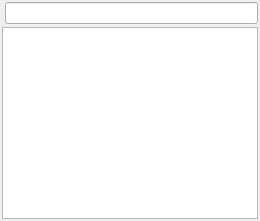
       <widget class="QWidget" name="tabUsed">
        <attribute name="title">
         <string>Used</string>
        </attribute>
        <layout class="QVBoxLayout" name="verticalLayout_7">
         <property name="spacing">
          <number>3</number>
         </property>
         <property name="margin">
          <number>2</number>
         </property>
         <item>
          <layout class="QHBoxLayout" name="horizontalLayout_6">
           <property name="spacing">
            <number>3</number>
           </property>
           <item>
            <widget class="QLabel" name="label_4">
             <property name="text">
              <string>&lt;!DOCTYPE HTML PUBLIC &quot;-//W3C//DTD HTML 4.0//EN&quot; &quot;http://www.w3.org/TR/REC-html40/strict.dtd&quot;&gt;
&lt;html&gt;&lt;head&gt;&lt;meta name=&quot;qrichtext&quot; content=&quot;1&quot; /&gt;&lt;style type=&quot;text/css&quot;&gt;
p, li { white-space: pre-wrap; }
&lt;/style&gt;&lt;/head&gt;&lt;body style=&quot; font-family:'MS Shell Dlg 2'; font-size:8.25pt; font-weight:400; font-style:normal;&quot;&gt;
&lt;p style=&quot; margin-top:0px; margin-bottom:0px; margin-left:0px; margin-right:0px; -qt-block-indent:0; text-indent:0px;&quot;&gt;&lt;img src=&quot;:/resources/RES/ffficons/magnifier.png&quot; /&gt;&lt;/p&gt;&lt;/body&gt;&lt;/html&gt;</string>
             </property>
            </widget>
           </item>
           <item>
            <widget class="QLineEdit" name="UsedClassesLE"/>
           </item>
          </layout>
         </item>
         <item>
          <widget class="QListWidget" name="UsedClassesLW"/>
         </item>
        </layout>
       </widget>
